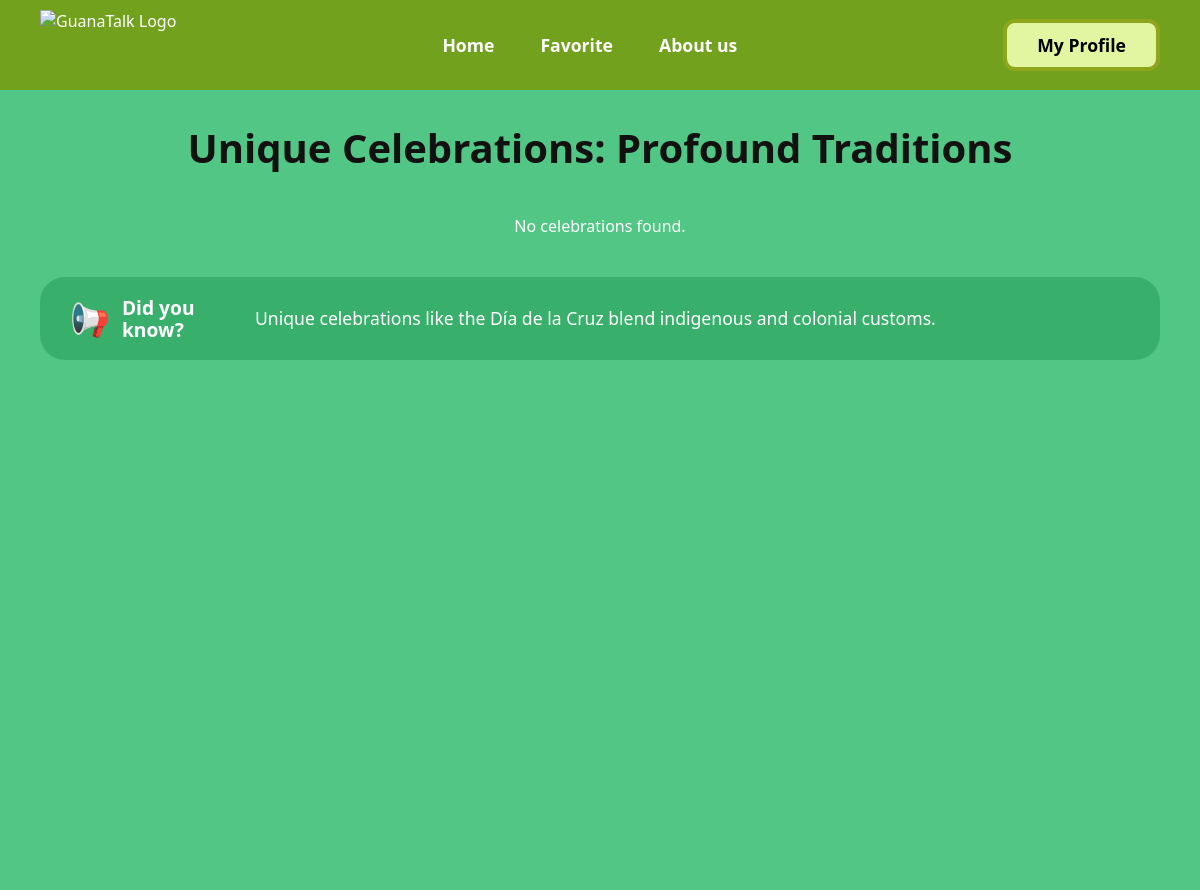
/unique-celebrations.php, run on an earlier commit of the app's database.
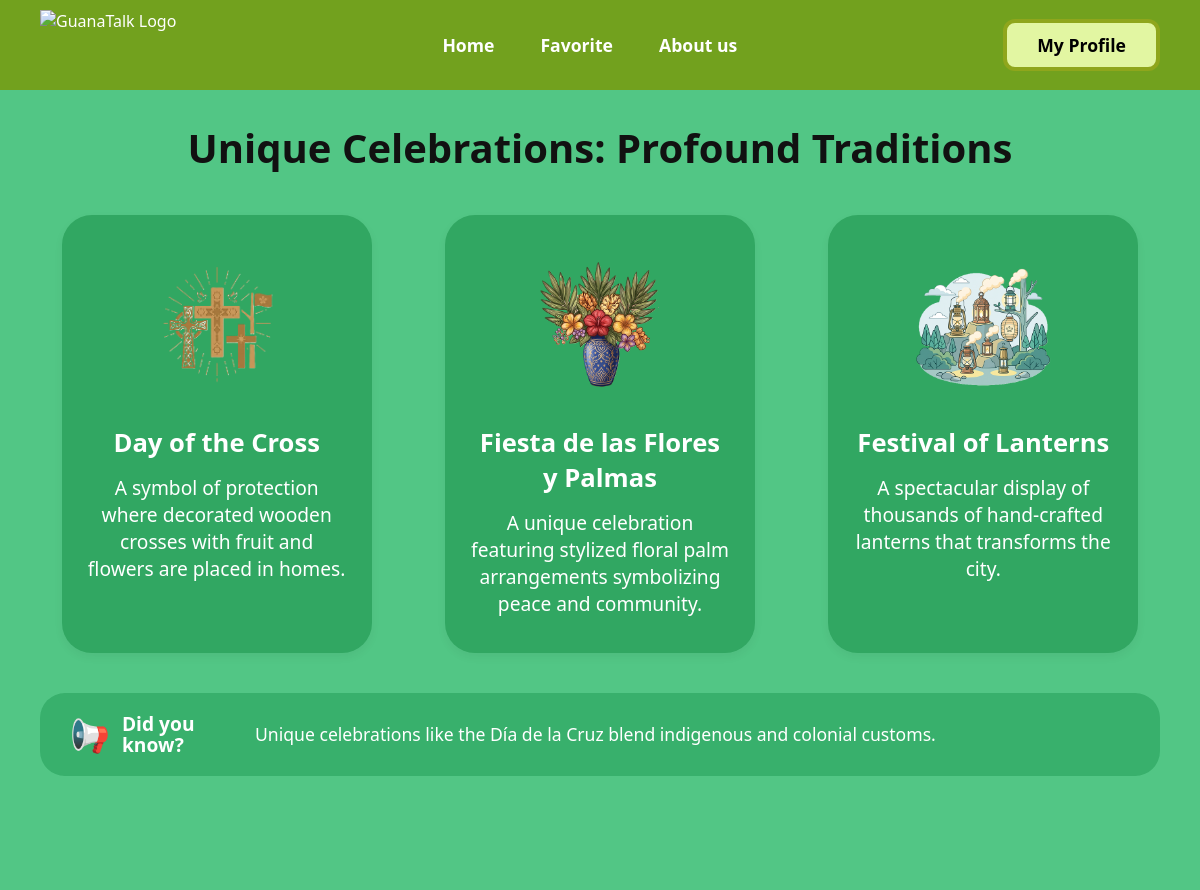
And on a later commit of the database.
### tables this page shows
CREATE TABLE `unique_celebrations` (
  `id` int(11) NOT NULL,
  `nombre` varchar(150) NOT NULL,
  `descripcion` text NOT NULL,
  `imagen` varchar(255) NOT NULL
);

### unique-celebrations.php (the view, shortened to what this page needs)
<?php
include("php/conexion.php");
$query = "SELECT * FROM unique_celebrations";
$resultado = $conn->query($query);
?>
<!DOCTYPE html>
<html lang="es">
<head>
    <link rel="stylesheet" href="styles/traditions.css">
    <link rel="stylesheet" href="styles/unique-celebrations.css">
</head>
<body>
    <header class="navbar">
        <div class="logo">
            <a href="index.php" style="display: flex; align-items: center; gap: 10px; text-decoration: none; color: inherit;">
                <img src="img/GuanaTalk.png" alt="GuanaTalk Logo">
            </a>
        </div>
        <nav>
            <a href="traditions.php">Home</a>
            <a href="favoritos.html">Favorite</a>
            <a href="aboutus.html">About us</a>
        </nav>
        <div class="profile-section">
            <button class="profile-btn">My Profile</button>
        </div>
    </header>
    <div class="celebrations-bg">
        <main class="celebrations-container">
            <h1 class="celebrations-title">Unique Celebrations: Profound Traditions</h1>
            <section class="celebrations-grid">
                <?php
                if ($resultado && $resultado->num_rows > 0) {
                    while ($fila = $resultado->fetch_assoc()) {
                        ?>
                        <div class="celebration-card">
                            <div class="celebration-img-box">
                                <img src="img/<?php echo $fila['imagen']; ?>" alt="<?php echo $fila['nombre']; ?>">
                            </div>
                            <h2><?php echo $fila['nombre']; ?></h2>
                            <p><?php echo $fila['descripcion']; ?></p>
                        </div>
                        <?php
                    }
                } else {
                    echo "<p style='color: white; text-align: center; width: 100%;'>No celebrations found.</p>";
                }
                ?>
            </section>
            <section class="celebrations-dyk-banner">
                <div class="dyk-badge">
                    <span>📢</span>
                    <strong>Did you<br>know?</strong>
                </div>
                <p class="dyk-message">Unique celebrations like the Día de la Cruz blend indigenous and colonial customs.</p>
            </section>
        </main>
    </div>
</body>
</html>

What changed in the data, as far as the page shows it:
added unique_celebrations: imagen (picture), nombre "Day of the Cross", descripcion "A symbol of protection where decorated wooden crosses with fruit and flowers are placed in homes."
added unique_celebrations: imagen (picture), nombre "Fiesta de las Flores y Palmas", descripcion "A unique celebration featuring stylized floral palm arrangements symbolizing peace and community."
added unique_celebrations: imagen (picture), nombre "Festival of Lanterns", descripcion "A spectacular display of thousands of hand-crafted lanterns that transforms the city."
Also different on the page:
text no longer shown: "No celebrations found."
